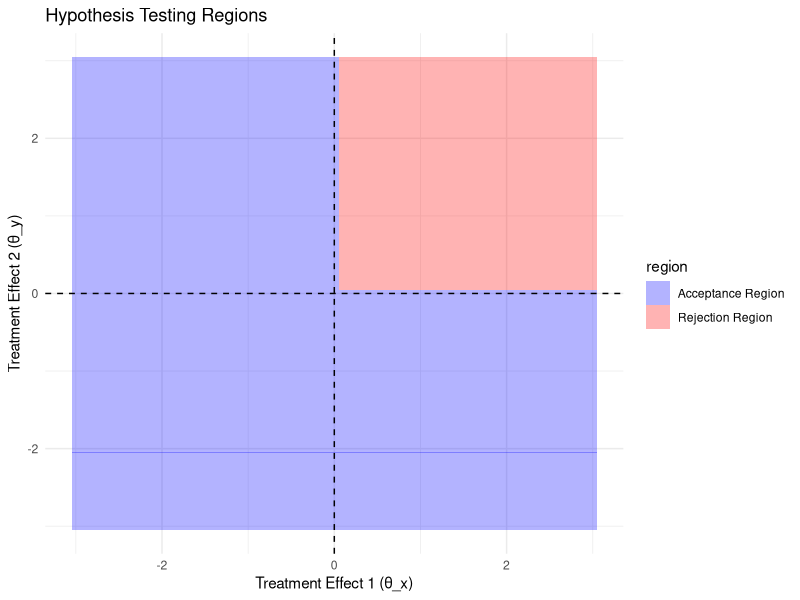

Recreate this plot in R.
library(ggplot2)

data <- expand.grid(theta_x = seq(-3, 3, by = 0.1), theta_y = seq(-3, 3, by = 0.1))

data$region <- ifelse(data$theta_x > 0 & data$theta_y > 0, "Rejection Region", "Acceptance Region")

ggplot(data, aes(x = theta_x, y = theta_y)) +
  geom_tile(aes(fill = region), alpha = 0.3) +
  geom_vline(xintercept = 0, linetype = "dashed", color = "black") +
  geom_hline(yintercept = 0, linetype = "dashed", color = "black") +
  scale_fill_manual(values = c("Rejection Region" = "red", "Acceptance Region" = "blue")) +
  labs(title = "Hypothesis Testing Regions",
       x = "Treatment Effect 1 (θ_x)", 
       y = "Treatment Effect 2 (θ_y)") +
  theme_minimal()
